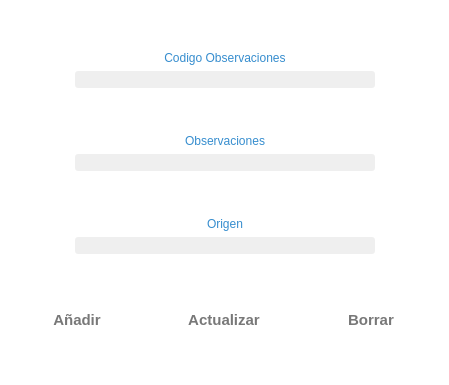
<?xml version="1.0" encoding="UTF-8"?>
<ui version="4.0">
 <class>Observacion</class>
 <widget class="QWidget" name="Observacion">
  <property name="geometry">
   <rect>
    <x>0</x>
    <y>0</y>
    <width>449</width>
    <height>385</height>
   </rect>
  </property>
  <property name="palette">
   <palette>
    <active>
     <colorrole role="Base">
      <brush brushstyle="SolidPattern">
       <color alpha="255">
        <red>46</red>
        <green>47</green>
        <blue>48</blue>
       </color>
      </brush>
     </colorrole>
     <colorrole role="Window">
      <brush brushstyle="SolidPattern">
       <color alpha="255">
        <red>255</red>
        <green>255</green>
        <blue>255</blue>
       </color>
      </brush>
     </colorrole>
    </active>
    <inactive>
     <colorrole role="Base">
      <brush brushstyle="SolidPattern">
       <color alpha="255">
        <red>46</red>
        <green>47</green>
        <blue>48</blue>
       </color>
      </brush>
     </colorrole>
     <colorrole role="Window">
      <brush brushstyle="SolidPattern">
       <color alpha="255">
        <red>255</red>
        <green>255</green>
        <blue>255</blue>
       </color>
      </brush>
     </colorrole>
    </inactive>
    <disabled>
     <colorrole role="Base">
      <brush brushstyle="SolidPattern">
       <color alpha="255">
        <red>255</red>
        <green>255</green>
        <blue>255</blue>
       </color>
      </brush>
     </colorrole>
     <colorrole role="Window">
      <brush brushstyle="SolidPattern">
       <color alpha="255">
        <red>255</red>
        <green>255</green>
        <blue>255</blue>
       </color>
      </brush>
     </colorrole>
    </disabled>
   </palette>
  </property>
  <property name="windowTitle">
   <string>Form</string>
  </property>
  <layout class="QVBoxLayout" name="verticalLayout_5">
   <item>
    <layout class="QHBoxLayout" name="horizontalLayout_2">
     <item>
      <spacer name="horizontalSpacer">
       <property name="orientation">
        <enum>Qt::Horizontal</enum>
       </property>
       <property name="sizeHint" stdset="0">
        <size>
         <width>40</width>
         <height>20</height>
        </size>
       </property>
      </spacer>
     </item>
     <item>
      <layout class="QVBoxLayout" name="verticalLayout_4">
       <item>
        <spacer name="verticalSpacer_4">
         <property name="orientation">
          <enum>Qt::Vertical</enum>
         </property>
         <property name="sizeHint" stdset="0">
          <size>
           <width>20</width>
           <height>40</height>
          </size>
         </property>
        </spacer>
       </item>
       <item>
        <layout class="QVBoxLayout" name="verticalLayout">
         <item>
          <widget class="QLabel" name="label">
           <property name="styleSheet">
            <string notr="true">font: 10pt &quot;Segoe UI Semilight&quot;;
color: rgb(54, 141, 206);</string>
           </property>
           <property name="text">
            <string>Codigo Observaciones</string>
           </property>
           <property name="alignment">
            <set>Qt::AlignCenter</set>
           </property>
          </widget>
         </item>
         <item>
          <widget class="MyLineEditShine" name="le_codigo">
           <property name="font">
            <font>
             <family>Segoe UI</family>
             <pointsize>10</pointsize>
            </font>
           </property>
           <property name="styleSheet">
            <string notr="true">background-color: #EFEFEF; 
border-radius: 3px;
color:rgb(50, 50, 50);</string>
           </property>
          </widget>
         </item>
        </layout>
       </item>
       <item>
        <spacer name="verticalSpacer">
         <property name="orientation">
          <enum>Qt::Vertical</enum>
         </property>
         <property name="sizeHint" stdset="0">
          <size>
           <width>20</width>
           <height>40</height>
          </size>
         </property>
        </spacer>
       </item>
       <item>
        <layout class="QVBoxLayout" name="verticalLayout_2">
         <item>
          <widget class="QLabel" name="label_2">
           <property name="styleSheet">
            <string notr="true">font: 10pt &quot;Segoe UI Semilight&quot;;
color: rgb(54, 141, 206);</string>
           </property>
           <property name="text">
            <string>Observaciones</string>
           </property>
           <property name="alignment">
            <set>Qt::AlignCenter</set>
           </property>
          </widget>
         </item>
         <item>
          <widget class="MyLineEditShine" name="le_observacion">
           <property name="minimumSize">
            <size>
             <width>300</width>
             <height>0</height>
            </size>
           </property>
           <property name="font">
            <font>
             <family>Segoe UI</family>
             <pointsize>10</pointsize>
            </font>
           </property>
           <property name="styleSheet">
            <string notr="true">background-color: #EFEFEF; 
border-radius: 3px;
color:rgb(50, 50, 50);</string>
           </property>
          </widget>
         </item>
        </layout>
       </item>
       <item>
        <spacer name="verticalSpacer_2">
         <property name="orientation">
          <enum>Qt::Vertical</enum>
         </property>
         <property name="sizeHint" stdset="0">
          <size>
           <width>20</width>
           <height>40</height>
          </size>
         </property>
        </spacer>
       </item>
       <item>
        <layout class="QVBoxLayout" name="verticalLayout_3">
         <item>
          <widget class="QLabel" name="label_3">
           <property name="styleSheet">
            <string notr="true">font: 10pt &quot;Segoe UI Semilight&quot;;
color: rgb(54, 141, 206);</string>
           </property>
           <property name="text">
            <string>Origen</string>
           </property>
           <property name="alignment">
            <set>Qt::AlignCenter</set>
           </property>
          </widget>
         </item>
         <item>
          <widget class="MyLineEditShine" name="le_origen">
           <property name="font">
            <font>
             <family>Segoe UI</family>
             <pointsize>10</pointsize>
            </font>
           </property>
           <property name="styleSheet">
            <string notr="true">background-color: #EFEFEF; 
border-radius: 3px;
color:rgb(50, 50, 50);</string>
           </property>
          </widget>
         </item>
        </layout>
       </item>
      </layout>
     </item>
     <item>
      <spacer name="horizontalSpacer_2">
       <property name="orientation">
        <enum>Qt::Horizontal</enum>
       </property>
       <property name="sizeHint" stdset="0">
        <size>
         <width>40</width>
         <height>20</height>
        </size>
       </property>
      </spacer>
     </item>
    </layout>
   </item>
   <item>
    <spacer name="verticalSpacer_3">
     <property name="orientation">
      <enum>Qt::Vertical</enum>
     </property>
     <property name="sizeHint" stdset="0">
      <size>
       <width>20</width>
       <height>40</height>
      </size>
     </property>
    </spacer>
   </item>
   <item>
    <layout class="QHBoxLayout" name="horizontalLayout">
     <item>
      <widget class="QPushButton" name="pb_agregar">
       <property name="minimumSize">
        <size>
         <width>130</width>
         <height>40</height>
        </size>
       </property>
       <property name="maximumSize">
        <size>
         <width>130</width>
         <height>41</height>
        </size>
       </property>
       <property name="font">
        <font>
         <family>Segoe UI</family>
         <pointsize>11</pointsize>
         <weight>75</weight>
         <bold>true</bold>
        </font>
       </property>
       <property name="styleSheet">
        <string notr="true">border-radius: 10px;
color:rgb(120, 120, 120);</string>
       </property>
       <property name="text">
        <string>Añadir</string>
       </property>
       <property name="icon">
        <iconset resource="assets.qrc">
         <normaloff>:/icons/subir.png</normaloff>:/icons/subir.png</iconset>
       </property>
       <property name="iconSize">
        <size>
         <width>25</width>
         <height>25</height>
        </size>
       </property>
      </widget>
     </item>
     <item>
      <widget class="QPushButton" name="pb_actualizar">
       <property name="minimumSize">
        <size>
         <width>150</width>
         <height>40</height>
        </size>
       </property>
       <property name="maximumSize">
        <size>
         <width>150</width>
         <height>41</height>
        </size>
       </property>
       <property name="font">
        <font>
         <family>Segoe UI</family>
         <pointsize>11</pointsize>
         <weight>75</weight>
         <bold>true</bold>
        </font>
       </property>
       <property name="styleSheet">
        <string notr="true">border-radius: 10px;
color:rgb(120, 120, 120);</string>
       </property>
       <property name="text">
        <string>Actualizar</string>
       </property>
       <property name="icon">
        <iconset resource="assets.qrc">
         <normaloff>:/icons/update.png</normaloff>:/icons/update.png</iconset>
       </property>
       <property name="iconSize">
        <size>
         <width>30</width>
         <height>30</height>
        </size>
       </property>
      </widget>
     </item>
     <item>
      <widget class="QPushButton" name="pb_borrar">
       <property name="minimumSize">
        <size>
         <width>130</width>
         <height>40</height>
        </size>
       </property>
       <property name="maximumSize">
        <size>
         <width>130</width>
         <height>41</height>
        </size>
       </property>
       <property name="font">
        <font>
         <family>Segoe UI</family>
         <pointsize>11</pointsize>
         <weight>75</weight>
         <bold>true</bold>
        </font>
       </property>
       <property name="styleSheet">
        <string notr="true">border-radius: 10px;
color:rgb(120, 120, 120);</string>
       </property>
       <property name="text">
        <string>Borrar</string>
       </property>
       <property name="icon">
        <iconset resource="assets.qrc">
         <normaloff>:/icons/delete_blue.png</normaloff>:/icons/delete_blue.png</iconset>
       </property>
       <property name="iconSize">
        <size>
         <width>25</width>
         <height>25</height>
        </size>
       </property>
      </widget>
     </item>
    </layout>
   </item>
   <item>
    <spacer name="verticalSpacer_5">
     <property name="orientation">
      <enum>Qt::Vertical</enum>
     </property>
     <property name="sizeHint" stdset="0">
      <size>
       <width>20</width>
       <height>5</height>
      </size>
     </property>
    </spacer>
   </item>
  </layout>
 </widget>
 <customwidgets>
  <customwidget>
   <class>MyLineEditShine</class>
   <extends>QLineEdit</extends>
   <header location="global">mylineeditshine.h</header>
  </customwidget>
 </customwidgets>
 <resources>
  <include location="assets.qrc"/>
 </resources>
 <connections/>
</ui>
